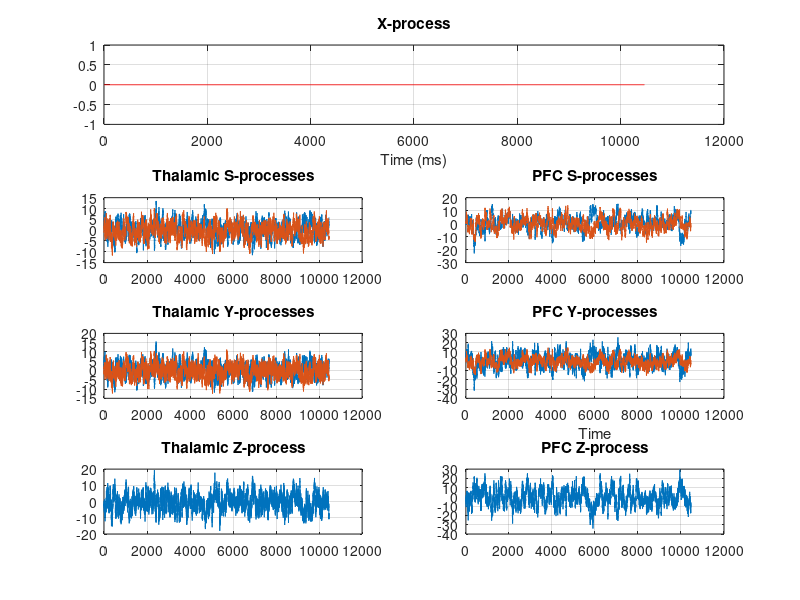
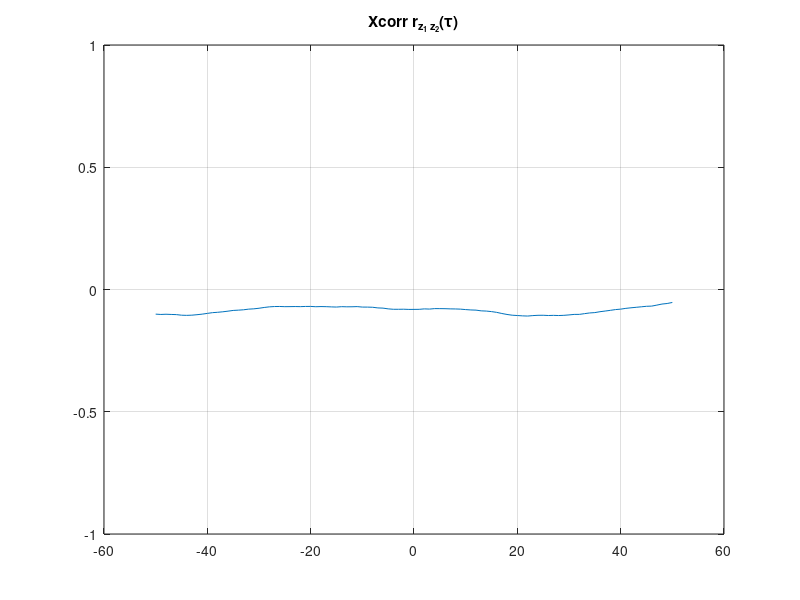

Write the MATLAB code that produced these figures, in order.
%% Autoregressive Modelling of Brain Signals
% Author: Kurt Butler, Yuanqing Song
% Date: Jan 5, 2021
% Rev: 3
% Description:
% Simulates the behavior of brain signals in the thalamus and PFC as
% modelled by simple AR and linear relationships. We model two thalamic
% channels and two cortex channels in order to understand how bipolar
% processing affects causal inference. In our case, we consider
% cross-correlation analysis as one measure of directionality. 

% General parameters
T0 = 10450;  % No. of samples in time (we pretend that each sample is 1 ms)
burn_in = 10; % No. of samples to be discarded at the beginning of a simulation

%% Parameter Initialization
T = T0 + burn_in; % Total no. of time points to be simulated

% AR coefficients
A = 0.97;
beta = [0.96 0.96 0.98 0.979];

% Scaling coefficients
a = 0*[1 1 1 1];% Common signal multiplier
b =  [1 1 1 1]; % Local signal multiplier
c = [NaN NaN 1 0; ... % Thalamus to PFC talk
     NaN NaN 1 0]; 

% Delays
tau = [0 0 0 0];
d = [0 0 10 10];

% Observation Noise Variance
sigw = [1 1 1 1];

% Covariance of local signal driving noise in the thalamus
thalamus_cov = 0.1;

%% Simulation
% Initialize 
s = zeros(T,4);
x = zeros(T,1);
y = zeros(T,4);
z = zeros(T,2);

% Local signal driving noise      thalamic noises are correlated     PFC noises are not
u = cat(2,  mvnrnd([0,0],toeplitz([1, thalamus_cov]),T),  randn(T,2) );  
% Common signal driving noise
v = normrnd(T,1);
% Observation noise
w = mvnrnd([0,0,0,0], diag(sigw),T);

% Signals
for t = 1:T
    for k = 1:4
        %% Neurons/local signals (S-Layer)
        % Driving noise u(k) 
        s(t,k) = u(t,k);
        
        % Autoregressive component (local effects)
        if t >= 2
            s(t,k) = s(t,k) + beta(k)*s(t-1,k);
        end
        
        %% Observed signals (Y-layer)
        % Local signals s(t) + Observation noise w(t) 
        y(t,k) = b(k)*s(t,k) + w(t,k)  ;
        
        if t > tau(k) % Common noise  x(t)  (common effects)
           y(t,k) = y(t,k) + a(k)*x(t); 
        end
        
        % Thalamic to PFC connections (topological effects)
        if k >= 3
            if t > d(1) 
                y(t,k) = y(t,k) + c(1,k)*s(t-d(1),1);
            end
            if t > d(2)
                y(t,k) = y(t,k) + c(2,k)*s(t-d(2),2);
            end
        end
    end
end

% Bipolar Processing  (Z-layer)
z(:,1) = y(:,2) - y(:,1);
z(:,2) = y(:,4) - y(:,3);

%% Plotting
time = (1:T)';
figure(1);
subplot(4,1,1);
plot(time,x,'r');
grid on, xlabel('Time (ms)'), title('X-process');
subplot(4,2,3);
plot(time,s(:,1),time,s(:,2));
grid on, title('Thalamic S-processes');
subplot(4,2,4);
plot(time,s(:,3),time,s(:,4));
grid on, title('PFC S-processes');
subplot(4,2,5);
plot(time,y(:,1),time,y(:,2));
grid on, title('Thalamic Y-processes');
subplot(4,2,6);
plot(time,y(:,3),time,y(:,4));
grid on, title('PFC Y-processes');
xlabel('Time');
subplot(4,2,7);
plot(time,z(:,1));
grid on, title('Thalamic Z-process');
subplot(4,2,8);
plot(time,z(:,2));
grid on, title('PFC Z-process');



%% Lagging Plots
LAGS = -50:50;
XCORR = zeros(size(LAGS,1),4);
for iter = 1:numel(LAGS)
    lag = LAGS(iter);
    id1 = max(1,1+lag):min(T,T+lag);
    id2 = max(1,1-lag):min(T,T-lag);
    XCORR(iter,1) = corr( z(id1,1), z(id2,2) );
end

% Plot it
figure(100);
plot(LAGS,XCORR(:,1))
grid on, title('Xcorr r_{z_1 z_2}(\tau)');
ylim([-1 1]);
